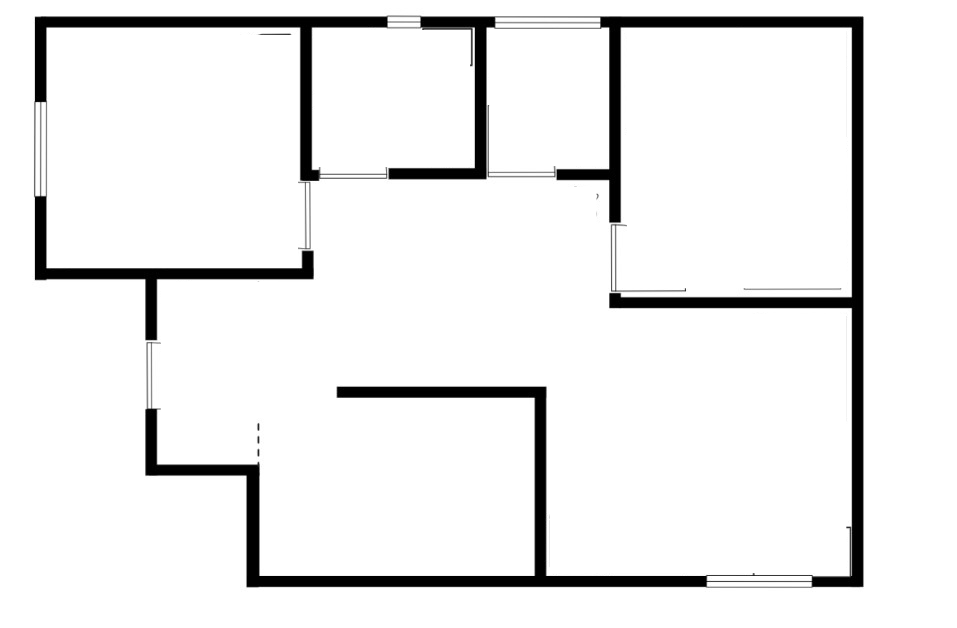
#> input picture shapy/images/new_aa.png, 957 x 628 px, found by its file name
$ python wall_centerline_method.py
#> lines starting #> are read from the running program, lines starting #| are printed output that depends on the picture; after the words box and inside, x2 and y2 are one past the last pixel; in counts of white or black regions, pixels touching at a corner belong together
"""
ALTERNATIVE APPROACH: Generate 3D Walls from Centerlines
=========================================================

Instead of treating the extracted contours as wall volumes,
this approach:
1. Extracts wall CENTERLINES from the skeleton
2. Buffers them to create wall thickness
3. Subtracts room spaces to create hollow interior
4. Extrudes to 3D

This creates SOLID walls with proper thickness around rooms.
"""

import json
import cv2
import numpy as np
from shapely.geometry import LineString, Polygon, MultiPolygon, Point, box, MultiLineString
from shapely.ops import unary_union, linemerge, polygonize
import trimesh
from typing import List
from skimage.morphology import skeletonize
import matplotlib.pyplot as plt
from matplotlib.patches import Polygon as MplPolygon
from matplotlib.collections import PatchCollection
from collections import Counter

def merge_lines_with_local_mode(contour, min_segment_length=3, tolerance=2, y_jump_threshold=25):
    """
    Merge small line segments using LOCAL mode calculation per segment.

    NEW FIX: Detects large y-jumps as separate line boundaries.
    Even if x is within tolerance, a large y gap = new segment.

    Parameters:
    -----------
    contour : numpy.ndarray         Shape (n, 1, 2)
    min_segment_length : int        Min points to trigger a merge
    tolerance : int                 x must be within mode ± tolerance
    y_jump_threshold : int          y difference that signals a NEW line (default=20)
    """
    if len(contour) == 0:
        return contour

    points = contour.reshape(-1, 2)

    if len(points) <= 2:
        return contour

    merged_points = []
    i = 0

    while i < len(points):
        segment_start = i
        current_x_values = [points[i, 0]]
        j = i + 1

        while j < len(points):
            x_coord = points[j, 0]
            y_coord = points[j, 1]
            prev_y  = points[j - 1, 1]

            #── NEW: large y-jump = separate line, stop segment here ──
            if abs(y_coord - prev_y) > y_jump_threshold:
                # print(y_coord,'➡ y_coord:', prev_y )
                break

            if len(current_x_values) >= min_segment_length:
                counter    = Counter(current_x_values)
                local_mode = counter.most_common(1)[0][0]

                if abs(x_coord - local_mode) <= tolerance:
                    current_x_values.append(x_coord)
                    j += 1
                else:
                    break
            else:
                if abs(x_coord - current_x_values[-1]) <= tolerance * 2:
                    current_x_values.append(x_coord)
                    j += 1
                else:
                    break

        segment_end    = j
        segment_length = segment_end - segment_start

        if segment_length >= min_segment_length:
            counter = Counter(current_x_values)
            mode_x  = counter.most_common(1)[0][0]

            first_y = points[segment_start, 1]
            last_y  = points[segment_end - 1, 1]

            merged_points.append([mode_x, first_y])
            if first_y != last_y:
                merged_points.append([mode_x, last_y])
        else:
            for k in range(segment_start, segment_end):
                merged_points.append(points[k])

        i = segment_end

    return np.array(merged_points).reshape(-1, 1, 2)


class WallCenterlineConverter:
    """
    Generates 3D walls by:
    1. Extracting wall centerlines (skeleton)
    2. Buffering to wall thickness
    3. Subtracting room interiors
    4. Extruding to 3D
    """

    def __init__(self, image_path: str, wall_height: float = 3000,
                 wall_thickness: float = 200, scale: float = 15.0):
#> called with wall_height = 150, wall_thickness = 9, scale = 0.05
        self.image_path = image_path
        self.wall_height = wall_height
        self.wall_thickness = wall_thickness
        self.scale = scale

        # Load and process image
        self.img = cv2.imread(image_path, cv2.IMREAD_GRAYSCALE)
#> self.img: shape (628, 957); min 0, max 255, mean 236.2
        if self.img is None:
            raise ValueError(f"Could not load image: {image_path}")

        self.height, self.width = self.img.shape
#> self.height = 628; self.width = 957

        # Storage
        self.centerlines: List[LineString] = []
        self.wall_polygons: List[Polygon] = []
        self.room_polygons: List[Polygon] = []
        self.final_walls: List[Polygon] = []
        self.meshes = []

        print(f"✓ Loaded: {self.width}x{self.height} pixels")
#| ✓ Loaded: 957x628 pixels
        print(f"✓ Scale: 1px = {scale}mm")

    def preprocess(self):
        """Binarize and clean the image"""
        print("\n→ Step 1: Preprocessing")

        _, binary = cv2.threshold(self.img, 127, 255, cv2.THRESH_BINARY_INV)
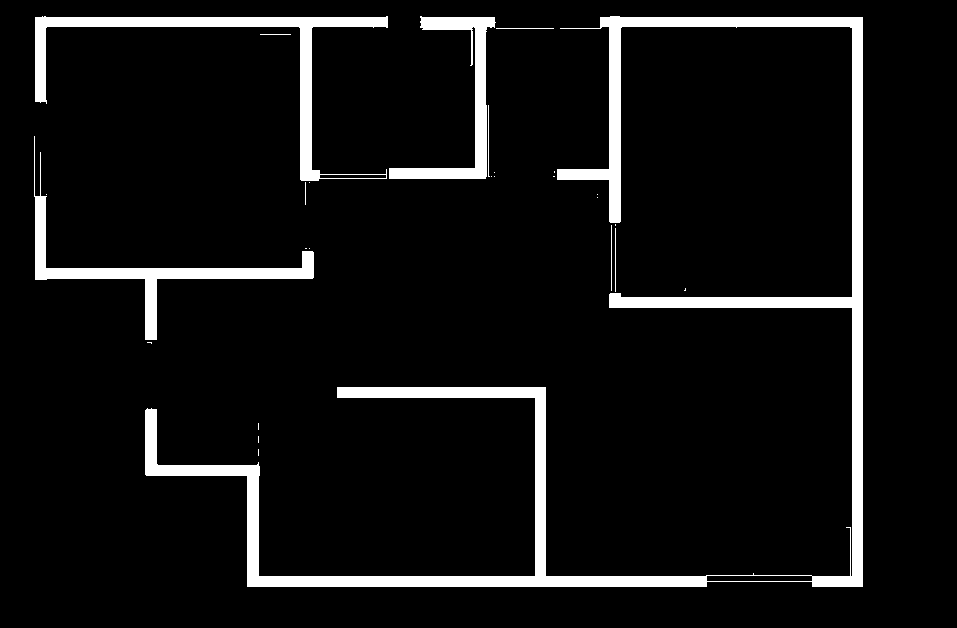
#> binary: shape (628, 957); 7.2% white; 27 white regions (17 under 20 px), largest, box (x1, y1, x2, y2) and area: (145, 16, 863, 587) 27653, (35, 16, 388, 181) 6446, (34, 136, 314, 340) 4913
        kernel = np.ones((3, 3), np.uint8)
        binary = cv2.morphologyEx(binary, cv2.MORPH_CLOSE, kernel, iterations=2)
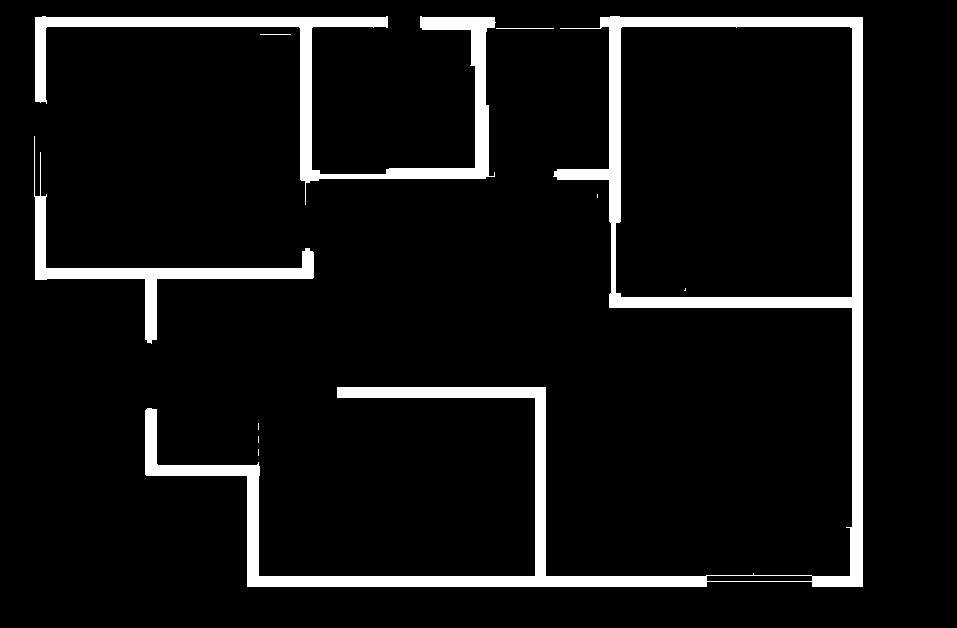
#> binary: shape (628, 957); 7.3% white; 10 white regions (5 under 20 px), largest, box (x1, y1, x2, y2) and area: (145, 16, 863, 587) 28074, (35, 16, 496, 205) 10613, (34, 136, 314, 344) 4946, (496, 28, 554, 29) 58, (260, 34, 291, 35) 31
        binary = cv2.morphologyEx(binary, cv2.MORPH_OPEN, kernel, iterations=1)
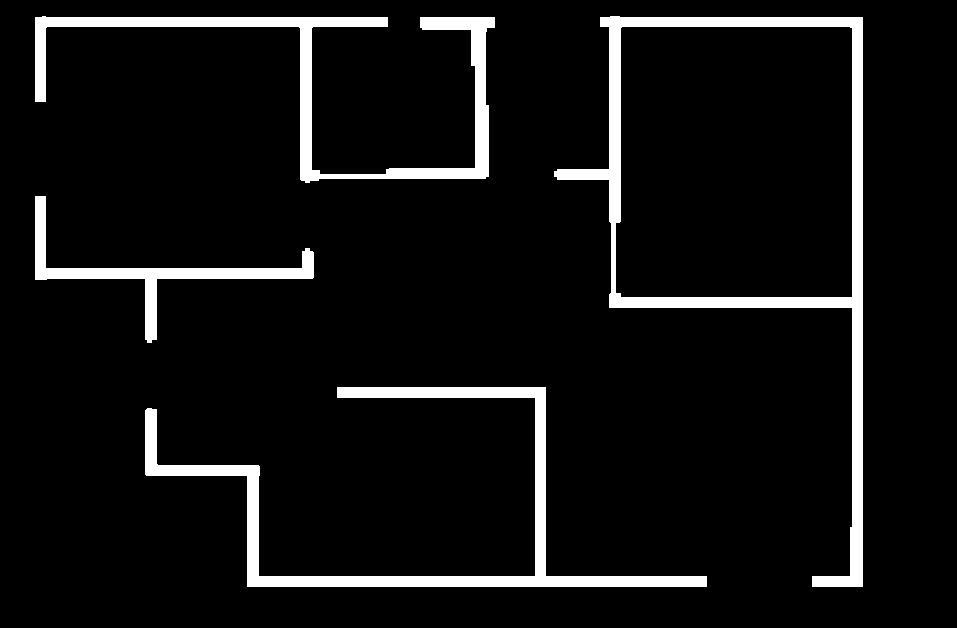
#> binary: shape (628, 957); 7.2% white; 4 white regions, box (x1, y1, x2, y2) and area: (554, 16, 863, 587) 15351, (145, 387, 707, 587) 12457, (35, 16, 495, 183) 10567, (35, 196, 314, 343) 4837

        self.binary = binary
        cv2.imwrite('plain_debug_01_binary.png', binary)
        print("  ✓ Binary image ready")
        return binary

    def extract_skeleton(self):
        """Extract wall centerlines using skeletonization"""
        print("\n→ Step 2: Extracting wall centerlines (skeleton)")

        # Skeletonize to get centerlines
        skeleton = skeletonize(self.binary > 0)
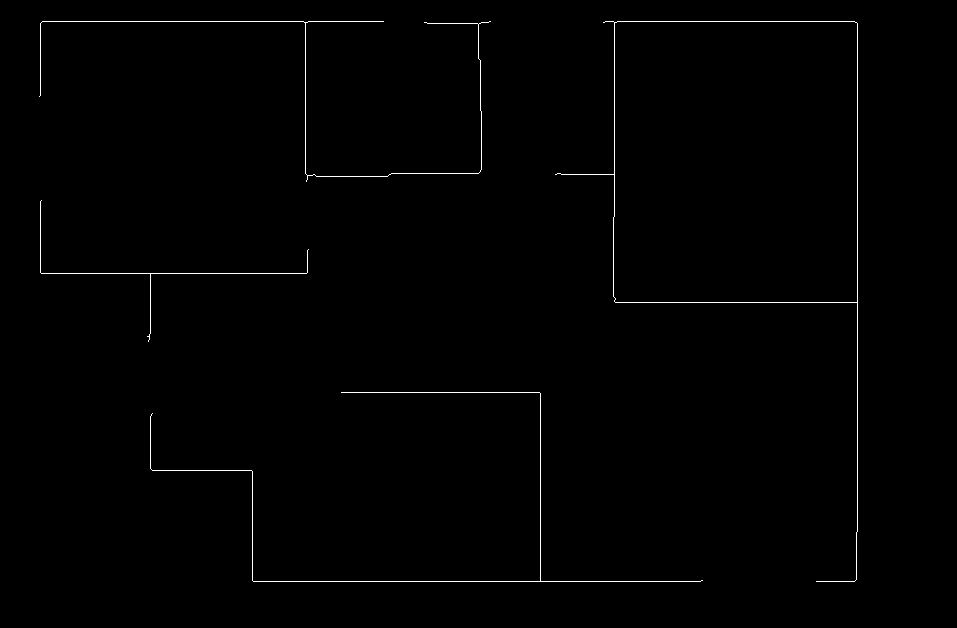
#> skeleton: shape (628, 957) bool; 0.65% white in thin lines or dots, all inside (x1, y1, x2, y2) = (39, 21, 858, 582)
        skeleton_uint8 = (skeleton * 255).astype(np.uint8)
        print('➡ skeleton_uint8 type:', type(skeleton_uint8))
#| ➡ skeleton_uint8 type: <class 'numpy.ndarray'>
        print('➡ skeleton_uint8:', skeleton_uint8)
#> (printed output is left out)
        # [6 lines of commented-out code are left out]

        print(f"  • Skeletonized image  before gen")
        cv2.imwrite('plain_debug_02_skeleton.png', skeleton_uint8)

        # Find contours of skeleton
        contours, _ = cv2.findContours(skeleton_uint8, cv2.RETR_LIST, cv2.CHAIN_APPROX_SIMPLE)
#> contours = 5 contours, 3 with area under 20; largest, box (x1, y1, x2, y2) and area: (555, 21, 858, 582) 68356, (613, 21, 858, 303) 68354
        centerlines = [cnt.astype(np.float32).tolist() for cnt in contours]
#> centerlines = 5 items
        data = {
            "contours": centerlines
        }

        with open("contour_data.json", "w") as f:
            json.dump(data, f)


        # Process contours
        contours_list = list(contours)
#> contours_list has the same summary as contours
        n_data = []

        for cont in contours_list:
            cont = np.array(cont, dtype=np.int32)

            result = merge_lines_with_local_mode(
                cont,
                min_segment_length=3,
                tolerance=2,
                y_jump_threshold=15
            )

            n_data.append(result.reshape(-1, 2))
#> this loop made 5 passes
#> after the loop, n_data = 5 items


        # Convert back to original OpenCV format
        centerlines = tuple(
            np.array([[[x, y]] for (x, y) in contour], dtype=np.int32)
            for contour in n_data
        )
#> centerlines = 5 contours, 2 with area under 20; largest, box (x1, y1, x2, y2) and area: (556, 21, 858, 582) 68274, (613, 21, 858, 303) 68270, (40, 21, 489, 177) 158

        print(f"  • Found* {len(contours)} skeleton segments")
#|   • Found* 5 skeleton segments

        # Convert contours to LineStrings
        centerlines = []
        for contour in contours:
            if len(contour) < 2:
                continue

            # Convert to coordinates in mm
            coords = []
            for pt in contour:
                x, y = pt[0]
                coords.append((x * self.scale, y * self.scale))

            if len(coords) >= 2:
                try:
                    line = LineString(coords)
                    if line.is_valid and line.length > 50:  # Min length threshold
                        centerlines.append(line)
                except:
                    continue
#> after the loop, centerlines = 4 items

        print('➡ centerlines typee:', centerlines)
#> (printed output is left out)
        data = {
            "contours": [list(line.coords) for line in centerlines]
        }
        with open("centerlines_data.json", "w") as f:
            json.dump(data, f)


        centerlines = n_data
#> centerlines = 5 items
        # print('yessss',len(centerlines[7]))
        # Merge connected lines
        if centerlines:
            merged = linemerge(centerlines)
            if isinstance(merged, LineString):
                self.centerlines = [merged]
            elif isinstance(merged, MultiLineString):
                self.centerlines = list(merged.geoms)
#> self.centerlines = 5 items
            else:
                self.centerlines = centerlines

        print(f"  ✓ Extracted {len([self.centerlines])} centerline(s)")
#|   ✓ Extracted 1 centerline(s)
        print('➡ self.centerlines:', self.centerlines)
#> (printed output is left out)
        return self.centerlines

    def detect_rooms(self):
        """Detect room spaces (holes in the original contours)"""
        print("\n→ Step 3: Detecting room spaces")

        # Find all contours with hierarchy
        contours, hierarchy = cv2.findContours(
            self.binary, cv2.RETR_CCOMP, cv2.CHAIN_APPROX_SIMPLE
        )
#> contours = 5 contours; box (x1, y1, x2, y2) and area: (554, 16, 863, 587) 77146, (615, 26, 853, 298) 63220, (145, 387, 707, 587) 11336, (35, 16, 495, 183) 9587, (35, 196, 314, 343) 4396

        if hierarchy is None:
            print("  ⚠ No hierarchy found")
            return []

        hierarchy = hierarchy[0]
        rooms = []

        # Find holes (child contours)
        for i in range(len(contours)):
            # If this is a hole (has a parent)
            if hierarchy[i][3] != -1:
                if cv2.contourArea(contours[i]) < 100:
                    continue

                coords = []
                for pt in contours[i]:
                    x, y = pt[0]
                    coords.append((x * self.scale, y * self.scale))

                if len(coords) >= 3:
                    coords.append(coords[0])  # Close the polygon
                    try:
                        room = Polygon(coords)
                        if room.is_valid and room.area > 100000:  # Min area
                            rooms.append(room)
                    except:
                        continue
#> after the loop, rooms = []

        self.room_polygons = rooms
#> self.room_polygons = []
        print(f"  ✓ Found {len(rooms)} room space(s)")
#|   ✓ Found 0 room space(s)
        return rooms

    def create_walls_from_centerlines(self):
        """
        Create wall polygons by buffering centerlines and subtracting rooms
        """
        print("\n→ Step 4: Creating wall geometry from centerlines")

        if not self.centerlines:
            print("  ⚠ No centerlines available")
            return []

        # Buffer all centerlines to create wall thickness
        wall_thickness_mm = self.wall_thickness / 2  # Buffer is radius

        print(f"  • Buffering centerlines by {wall_thickness_mm}mm...")
        buffered_walls = []
        for line in self.centerlines:
            try:
                buffered = line.buffer(wall_thickness_mm, cap_style=2, join_style=2)
                if buffered.is_valid and not buffered.is_empty:
                    buffered_walls.append(buffered)
            except:
                continue
#> after the loop, buffered_walls = 5 items

        if not buffered_walls:
            print("  ⚠ No valid buffered walls")
            return []

        # Union all wall pieces
        print("  • Merging wall segments...")
        walls_union = unary_union(buffered_walls)

        # Subtract room spaces to make hollow interior
        if self.room_polygons:
            print(f"  • Subtracting {len(self.room_polygons)} room space(s)...")
            rooms_union = unary_union(self.room_polygons)
            final_walls = walls_union.difference(rooms_union)
        else:
            final_walls = walls_union

        # Handle MultiPolygon result
        if isinstance(final_walls, Polygon):
            self.final_walls = [final_walls]
        elif isinstance(final_walls, MultiPolygon):
            self.final_walls = list(final_walls.geoms)
#> self.final_walls = 4 items
        else:
            self.final_walls = []

        print(f"  ✓ Created {len(self.final_walls)} final wall polygon(s)")
#|   ✓ Created 4 final wall polygon(s)
        return self.final_walls

    def visualize_2d(self, output_path='debug_03_walls_2d.png'):
        """Visualize the 2D wall geometry"""
#> called with output_path = 'debug_03_walls_2d.png'
        print("\n→ Visualizing 2D geometry")

        fig, ax = plt.subplots(figsize=(12, 12))

        # Draw room spaces (light blue)
        for room in self.room_polygons:
            if room.geom_type == 'Polygon':
                patch = MplPolygon(np.array(room.exterior.coords),
                                  facecolor='lightblue', edgecolor='blue',
                                  linewidth=1, alpha=0.3)
                ax.add_patch(patch)
#> this loop made 0 passes

        # Draw walls (gray)
        for wall in self.final_walls:
            if wall.geom_type == 'Polygon':
                # Draw exterior
                patch = MplPolygon(np.array(wall.exterior.coords),
                                  facecolor='gray', edgecolor='black',
                                  linewidth=2, alpha=0.7)
                ax.add_patch(patch)

                # Draw holes (interiors)
                for interior in wall.interiors:
                    hole_patch = MplPolygon(np.array(interior.coords),
                                           facecolor='white', edgecolor='red',
                                           linewidth=1, alpha=1.0)
                    ax.add_patch(hole_patch)
#> this loop made 4 passes

        # Draw centerlines (red dashed)
        for line in self.centerlines:
            coords = np.array(line.coords)
            ax.plot(coords[:, 0], coords[:, 1], 'r--', linewidth=1, alpha=0.5)

        ax.set_aspect('equal')
        ax.autoscale()
        ax.set_title('2D Wall Geometry\n(Gray=Walls, Blue=Rooms, Red=Centerlines)',
                    fontsize=14, fontweight='bold')
        ax.grid(True, alpha=0.3)

        plt.tight_layout()
        plt.savefig(output_path, dpi=150, bbox_inches='tight')
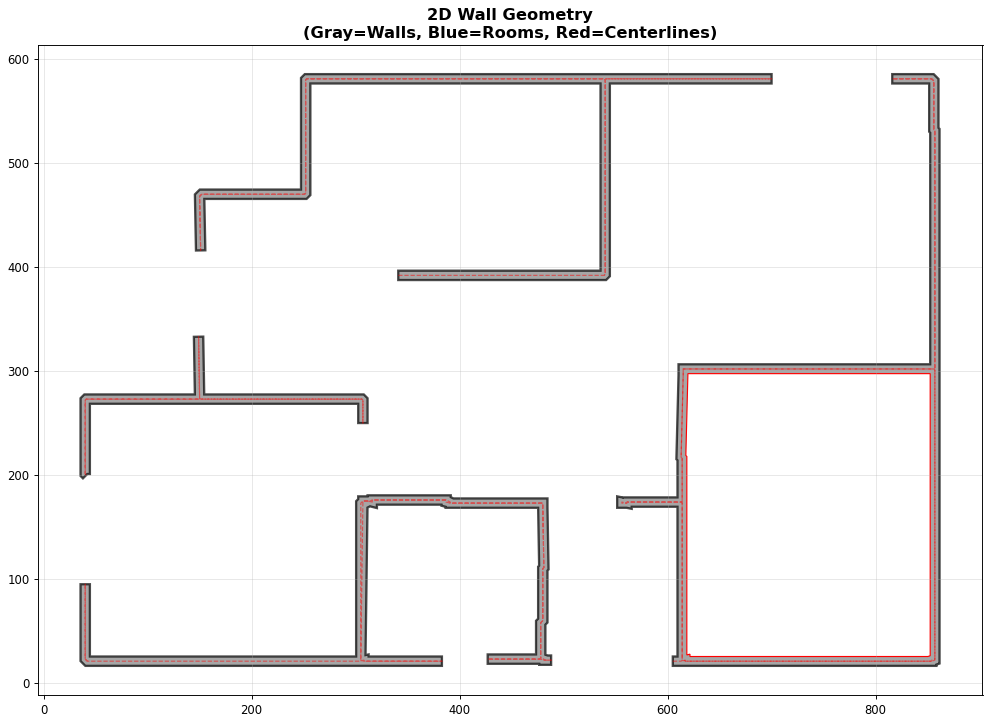
#> figure drawn by matplotlib, 1 panel
        plt.close()

        print(f"  ✓ Saved visualization: {output_path}")

    def build_3d_model(self):
        """Extrude walls to 3D"""
        print("\n→ Step 5: Building 3D model")

        meshes = []

        for idx, wall in enumerate(self.final_walls):
            print(f"  • Wall {idx+1}/{len(self.final_walls)}: area={wall.area:.0f}mm²")

            try:
                mesh_3d = trimesh.creation.extrude_polygon(
                    polygon=wall,
                    height=self.wall_height
                )
                meshes.append(mesh_3d)
                print(f"    ✓ Generated: {len(mesh_3d.faces)} faces")
            except Exception as e:
                print(f"    ✗ Failed: {e}")
                continue
#> this loop made 1 pass
#|   • Wall 1/4: area=8726mm²
#> after the loop, meshes = []

        # [5 lines of commented-out code are left out]

        self.meshes = meshes
        print(f"  ✓ Created {len(meshes)} mesh(es) total")
        return meshes

    def export_stl(self, output_path: str):
        """Export to STL"""
        print(f"\n→ Step 6: Exporting to {output_path}")

        if not self.meshes:
            print("  ⚠ No meshes to export")
            return False

        combined = trimesh.util.concatenate(self.meshes)
        combined.export(output_path)

        print(f"  ✓ Export successful!")
        print(f"  • Faces: {len(combined.faces):,}")
        print(f"  • Vertices: {len(combined.vertices):,}")
        print(f"  • Watertight: {combined.is_watertight}")
        return True

    def process(self, output_path: str):
        """Full pipeline"""
        print("\n" + "="*70)
        print("🏗️  CENTERLINE-BASED WALL GENERATION")
        print("="*70)

        self.preprocess()
        self.extract_skeleton()
        self.detect_rooms()
        self.create_walls_from_centerlines()
        self.visualize_2d()
        self.build_3d_model()
#> (the call stopped at in build_3d_model, `mesh_3d = trimesh.creation.extrude_polygon( polygon=wall, height=self...`: trimesh is not available in this run)
        self.export_stl(output_path)

        print("\n" + "="*70)
        print("✅ COMPLETE!")
        print("="*70 + "\n")


# [13 lines of commented-out code are left out]

if __name__ == "__main__":
    converter = WallCenterlineConverter(
        image_path='/home/logicrays/Desktop/botpress/files/shapy/images/new_aa.png',
        wall_height=150,
        wall_thickness=9,  # 20cm thick walls
        scale=0.05
    )

    converter.process('/home/logicrays/Desktop/botpress/files/shapy/images/aa.stl')
